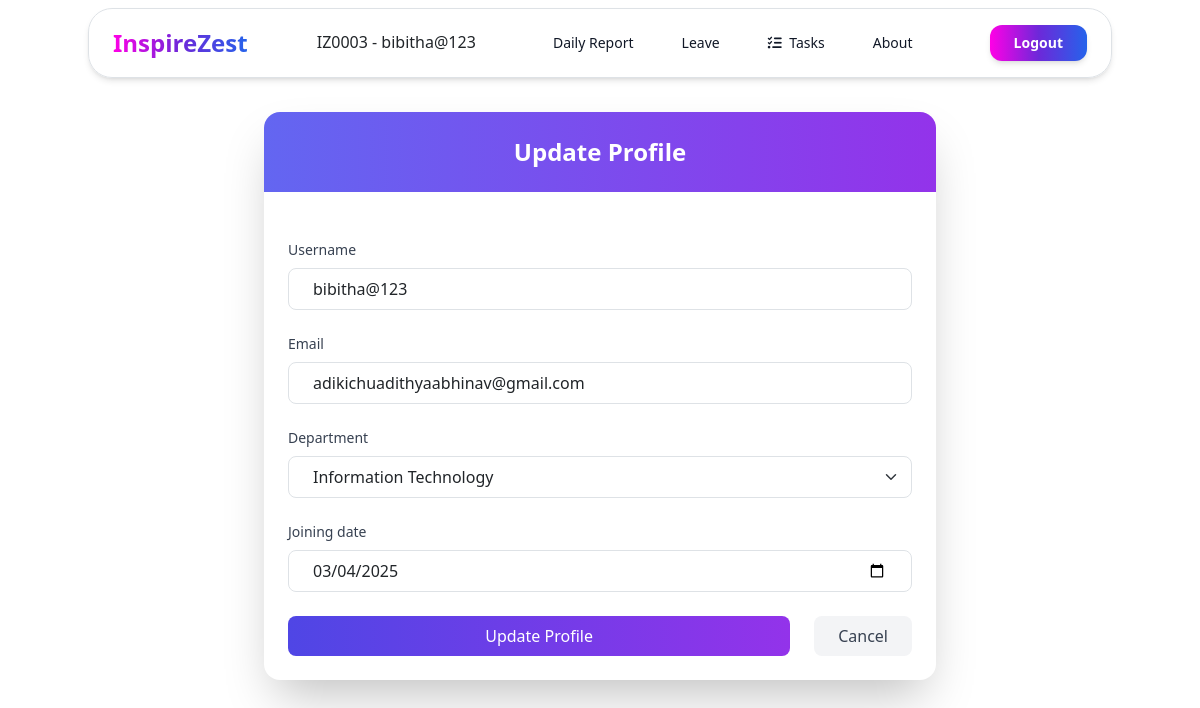
Screenshot of /employee/update/ (signed in) with the database file from the repository.
### app/models.py (models this page shows, shortened)
class CustomUser(AbstractUser):
    DEPARTMENT_CHOICES = [
        ('HR', 'Human Resources'),
        ('IT', 'Information Technology'),
        ('FIN', 'Finance'),
        ('MKT', 'Marketing'),
        ('OPS', 'Operations'),
    ]
    is_verified = models.BooleanField(default=False)
    otp = models.CharField(max_length=10, null=True, blank=True)
    email = models.EmailField(unique=True)
    employee_id = models.CharField(max_length=10, unique=True, null=True)
    department = models.CharField(max_length=3, choices=DEPARTMENT_CHOICES, null=True, blank=True)
    joining_date = models.DateField(null=True, blank=True)
    def __str__(self):
        if self.is_superuser:
            return f"Manager - {self.username}"
        return f"{self.employee_id} - {self.username}"

### app/views.py (the view)
# urls.py: path('employee/update/',views.Employee_Details_update_view,name='employee-update')
def Employee_Details_update_view(request):
    if request.method == 'POST':
        form = Employee_update_form(request.POST, instance=request.user)
        if form.is_valid():
            try:
                user = form.save(commit=False)
                if CustomUser.objects.exclude(id=request.user.id).filter(email=user.email).exists():
                    messages.error(request, "This email is already in use.")
                    return render(request, 'employee_update.html', {'form': form})
                user.save()
                messages.success(request, "Profile updated successfully!")
                return redirect('employee-about')
            except Exception as e:
                messages.error(request, f"Error updating profile: {str(e)}")
        else:
            messages.error(request, "Please correct the errors below.")
    else:
        form = Employee_update_form(instance=request.user)
    return render(request, 'employee_update.html', {
        'form': form,
        'employee': request.user
    })

### app/forms.py
class Employee_update_form(forms.ModelForm):
    class Meta:
        model=CustomUser
        fields=['username','email','department','joining_date']
        widgets={
            'username':forms.TextInput(attrs={'class':'form-control'}),
            'email':forms.EmailInput(attrs={'class':'form-control'}),
            'department':forms.Select(attrs={'class':'form-select'}),
            'joining_date':forms.DateInput(attrs={'class':'form-control','type':'date'})
        }

### app/templates/employee_update.html (shortened to what this page needs)
{% extends "employee_base.html" %}
{% load widget_tweaks %}
{% block main_block %}
<div class="container mx-auto px-4 mt-28">
    <div class="max-w-2xl mx-auto">
        <div class="bg-white rounded-2xl shadow-2xl overflow-hidden">
            <div class="p-6 bg-gradient-to-r from-indigo-500 to-purple-600 text-white">
                <h1 class="text-2xl font-bold text-center">Update Profile</h1>
            </div>
            <div class="p-6">
                <form method="post" class="space-y-6">
                    {% for field in form %}
                    <div class="mb-4">
                        <label class="block text-sm font-medium text-gray-700 mb-2">
                            {{ field.label }}
                        </label>
                        {{ field|add_class:"w-full px-4 py-2 rounded-lg border border-gray-300 focus:ring-2 focus:ring-indigo-500 focus:border-indigo-500" }}
                    </div>
                    {% endfor %}
                    <div class="flex gap-4">
                        <button type="submit"
                                class="flex-1 py-2 px-4 bg-gradient-to-r from-indigo-600 to-purple-600 text-white rounded-lg
                                hover:from-indigo-700 hover:to-purple-700 transition-colors duration-200">
                            Update Profile
                        </button>
                        <a href="{% url 'employee-about' %}"
                           class="py-2 px-4 bg-gray-100 text-gray-700 rounded-lg hover:bg-gray-200 transition-colors duration-200">
                            Cancel
                        </a>
                    </div>
                </form>
            </div>
        </div>
    </div>
</div>
{% endblock %}

### app/templates/employee_base.html (shortened to what this page needs)
<!DOCTYPE html>
<html lang="en">
<head>
        <link href="https://cdn.jsdelivr.net/npm/bootstrap@5.3.3/dist/css/bootstrap.min.css" rel="stylesheet"
>
    <link href="https://unpkg.com/aos@2.3.1/dist/aos.css" rel="stylesheet">
    <script src="https://cdn.tailwindcss.com"></script>
    <link rel="stylesheet" href="https://cdnjs.cloudflare.com/ajax/libs/font-awesome/6.0.0/css/all.min.css">
</head>
<body>
    <header class="fixed inset-x-0 top-0 z-30 mx-auto w-full max-w-screen-md border border-gray-100
    bg-white/90 py-3 mt-2 shadow-md backdrop-blur-lg md:top-6 md:rounded-3xl lg:max-w-screen-lg"data-aos="flip-down" data-aos-delay="500" >
    <div class="px-6">
        <div class="flex items-center justify-between">
            <div class="flex items-center space-x-2">
                <span class="logo-text">InspireZest</span>
            </div>
            <h1>{{request.user}}</h1>
            <div class="hidden md:flex md:items-center md:justify-center md:gap-8">
                <a href="{%url 'employee-daily-report'%}" class="nav-link px-2 py-2 text-sm font-medium text-gray-900">
                    Daily Report
                </a>
                <a href="{%url 'employee-leave'%}" class="nav-link px-2 py-2 text-sm font-medium text-gray-900">
                    Leave
                </a>
                <a href="{% url 'employee-tasks' %}" class="nav-link px-2 py-2 text-sm font-medium text-gray-900">
                    <i class="fas fa-tasks mr-1"></i> Tasks
                </a>
                <a href="{%url 'employee-about'%}" class="nav-link px-2 py-2 text-sm font-medium text-gray-900">
                    About
                </a>
            </div>
            <div class="flex items-center justify-end gap-4">
                <a class="inline-flex items-center justify-center rounded-xl bg-blue-600 px-4 py-2 text-sm
                    font-semibold text-white shadow-md transition-all duration-200 hover:bg-blue-500
                    hover:shadow-lg focus:ring-2 focus:ring-blue-600 focus:ring-offset-2" href="{% url 'login' %}">
                    Logout
                </a>
            </div>
        </div>
    </div>
</header>
    {%block main_block%}
    {%endblock%}
</body>
</html>

### app/templates/employee_base.html (style rules this page uses)
.nav-link::before { content: ''; position: absolute; bottom: 0; left: 0; width: 0; height: 2px; background-color: #2563eb; transition: width 0.3s ease; }
.nav-link { position: relative; transition: color 0.3s ease; }
.logo-text { font-size: 1.5rem; font-weight: 700; background: linear-gradient( to right, #ff00e6 0%, #6d28d9 50%, #2563eb 100% ); -webkit-background-clip: text; background-clip: text; -webkit-text-fill-color: transparent; position: relative; display: inline-block; }
.logo-text::after { content: ''; position: absolute; bottom: -2px; left: 0; width: 100%; height: 2px; background: inherit; opacity: 0; transition: opacity 0.3s ease; }
.inline-flex { display: inline-flex; background: linear-gradient( to right, #ff00e6 0%, #6d28d9 50%, #2563eb 100% ); transition: all 0.3s ease; }

### rows the page displays
CustomUser: user "IZ0003 - bibitha@123", form "bibitha@123" "adikichuadithyaabhinav@gmail.com" "Information Technology" "03/04/2025"

### other values shown
{{ field.label }} "Username" "Email" "Department" "Joining date"
